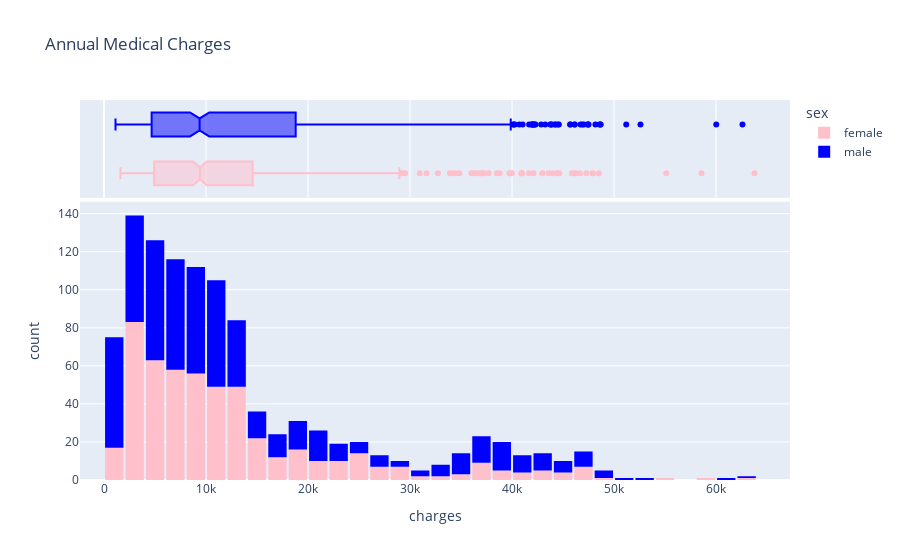

Here is the notebook cell this chart was saved with:
### Markdown cell above
### Sex

### Code cell
charges_df= pd.DataFrame(y_train, columns=['charges'])
charges_df['sex'] = X_train.sex

fig = px.histogram(
    charges_df,
    x='charges',
    marginal='box',
    color='sex',
    color_discrete_sequence=[ 'pink','blue'],
    title='Annual Medical Charges'
)
fig.update_layout(bargap=0.1)

### Figure 1 — Plotly figure (JSON) as saved in the notebook; plotly's stock layout.template omitted (floating-point values rounded to 4 significant figures; data arrays with more than 128 entries replaced by an {"elided": "..."} marker saying what was removed)
{"data": [{"alignmentgroup": "True", "bingroup": "x", "hovertemplate": "sex=female<br>charges=%{x}<br>count=%{y}<extra></extra>", "legendgroup": "female", "marker": {"color": "pink", "pattern": {"shape": ""}}, "name": "female", "offsetgroup": "female", "orientation": "v", "showlegend": true, "type": "histogram", "x": {"elided": "518 float values"}, "xaxis": "x", "yaxis": "y"}, {"alignmentgroup": "True", "hovertemplate": "sex=female<br>charges=%{x}<extra></extra>", "legendgroup": "female", "marker": {"color": "pink"}, "name": "female", "notched": true, "offsetgroup": "female", "showlegend": false, "type": "box", "x": {"elided": "518 float values"}, "xaxis": "x2", "yaxis": "y2"}, {"alignmentgroup": "True", "bingroup": "x", "hovertemplate": "sex=male<br>charges=%{x}<br>count=%{y}<extra></extra>", "legendgroup": "male", "marker": {"color": "blue", "pattern": {"shape": ""}}, "name": "male", "offsetgroup": "male", "orientation": "v", "showlegend": true, "type": "histogram", "x": {"elided": "552 float values"}, "xaxis": "x", "yaxis": "y"}, {"alignmentgroup": "True", "hovertemplate": "sex=male<br>charges=%{x}<extra></extra>", "legendgroup": "male", "marker": {"color": "blue"}, "name": "male", "notched": true, "offsetgroup": "male", "showlegend": false, "type": "box", "x": {"elided": "552 float values"}, "xaxis": "x2", "yaxis": "y2"}], "layout": {"bargap": 0.1, "barmode": "relative", "legend": {"title": {"text": "sex"}, "tracegroupgap": 0}, "title": {"text": "Annual Medical Charges"}, "xaxis": {"anchor": "y", "domain": [0, 1], "title": {"text": "charges"}}, "xaxis2": {"anchor": "y2", "domain": [0, 1], "matches": "x", "showgrid": true, "showticklabels": false}, "yaxis": {"anchor": "x", "domain": [0, 0.7326], "title": {"text": "count"}}, "yaxis2": {"anchor": "x2", "domain": [0.7426, 1], "matches": "y2", "showgrid": false, "showline": false, "showticklabels": false, "ticks": ""}}}
